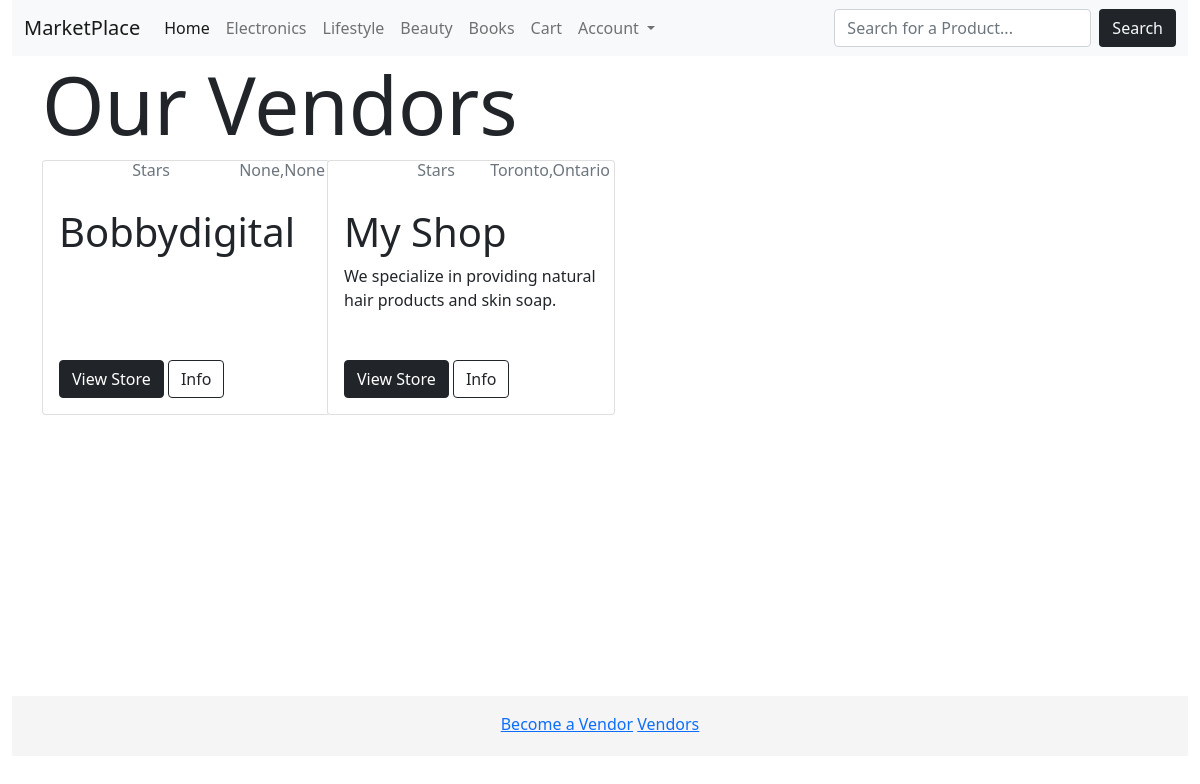
The app's page /vendors/ with its own data.
### product/models.py (models this page shows)
class Category(models.Model):
	title = models.CharField(max_length=255)
	slug = models.SlugField(max_length=255)
	ordering = models.IntegerField(default=0)
	class Meta:
		ordering = ['ordering']
	def __str__(self):
		return self.title

### vendor/models.py (models this page shows, shortened)
class Vendor(models.Model):
	owner = models.OneToOneField(User, related_name='vendor', on_delete=models.CASCADE)
	title = models.CharField(max_length=255,verbose_name='Store/Vendor Title')
	email = models.CharField(max_length=255, verbose_name='E-mail', blank=True,null=True)
	description = models.TextField(max_length=500,blank=True, null=True,verbose_name="Description")
	created = models.DateTimeField(auto_now_add=True, auto_now=False)
	updated = models.DateTimeField(auto_now_add=False, auto_now=True)
	views = models.IntegerField(default=0)
	city = models.CharField(max_length=255, blank=True, null=True, verbose_name="City")
	state = models.CharField(max_length=255,blank=True, null=True, verbose_name="State/Province")
	address1 = models.CharField(max_length=255, blank=True, null=True, verbose_name="Address Line 1")
	address2 = models.CharField(max_length=255, blank=True, null=True, verbose_name="Address Line 2")
	zipcode = models.CharField(max_length=8, blank=True, null=True, verbose_name='Zip/Postal Code')
	class Meta:
		ordering = ['title']

### vendor/views.py (the view)
# urls.py: path('',views.vendorList,name='vendorList'),
def vendorList(request):
	vendors = Vendor.objects.all()
	context = {
				'vendors':vendors
				}
	return render(request, 'vendor/vendorList.html', context)

### cart/cart.py (called while the page is built)
	def __len__(self):
		return sum(item['quantity'] for item in self.cart.values())

### cart/context_processors.py (called while the page is built)
def cart(request):
	return ({'cart':Cart(request)})

### product/context_processors.py (called while the page is built)
def menu_categories(request):
	categories = Category.objects.all()
	return {'menu_categories':categories}

def vendor_categories(request):
	pattern = r"\/vendors\/(\d+)"
	result = re.match(pattern, request.path)
	if result:
		print(result, result.group())
		vendor = result.group(1)
		print(vendor)
		vendor_categories = SubCategory.objects.filter(vendor=vendor)
		print(vendor_categories)
		return {'vendor_categories':vendor_categories}
	else:
		return {'vendor_categories':''}

### vendor/templates/vendor/vendorList.html (shortened to what this page needs)
{% extends 'site/main.html' %}
{% block content %}
<h1 class="display-1"> Our Vendors </h1>
<div class="row">
	{% if vendors %}
	{% for vendor in vendors %}
		<div class="col-3 " >
			<div class="card" style="width: 18rem">
				<div class="row">
					<div class="col">
						<h6 class="card-subtitle mb-2 p-1 text-muted text-end">Stars</h6>
					</div>
					<div class="col">
						<h6 class="card-subtitle mb-2 p-1 text-muted text-end">{{vendor.city}},{{vendor.state}}</h6>
					</div>
				</div>
			  <div class="card-body">
			    <h5 class="card-title display-6">{{vendor.title}}</h5>
			    <p class="card-text" style="min-height: 10vh;">{% if vendor.description %} {{vendor.description}}{% endif %}</p>
					<a class="btn btn-dark" href="{% url 'vendor' vendor.id %}">View Store</a>
					<a class="btn btn-outline-dark" href="{% url 'vendorInfo' vendor.id %}">Info</a>
			  </div>
			</div>
		</div>
	{% endfor %}
	{% endif %}
</div>
{% endblock %}

### base/templates/site/navbar.html (shortened to what this page needs)
<nav class="navbar navbar-expand-lg navbar-light bg-light">
  <div class="container-fluid">
    <a class="navbar-brand" href="/">MarketPlace</a>
    <div class="collapse navbar-collapse" id="navbarNav">
      <ul class="navbar-nav me-auto mb-2 mb-lg-0">
        <li class="nav-item">
          <a class="nav-link active" aria-current="page" href="/">Home</a>
        </li>
        {% for category in menu_categories %}
        <li class="nav-item">
          <a class="nav-link" href="{% url 'productCategory' category.slug %}">{{category}}</a>
        </li>
        {% endfor %}
        <li class="nav-item">
          <a href="{% url 'cart' %}" class="nav-link">Cart{% if cart %}({{cart|length}}){% endif %}</a>
        </li>
          <li class="nav-item dropdown">
          <a class="nav-link dropdown-toggle" href="#" id="navbarDarkDropdownMenuLink" role="button" data-bs-toggle="dropdown" aria-expanded="false">
            Account
          </a>
        </li>
      </ul>
        <form class="d-flex"method="GET" action="{% url 'search' %}">
            <input class="form-control me-2" type="text" class="input" placeholder="Search for a Product..." name="query">
            <button class="btn bg-dark text-light" type="submit" >Search</button>
        </form>
    </div>
  </div>
</nav>

### records on screen
Category: title "Electronics"
Category: title "Lifestyle"
Category: title "Beauty"
Category: title "Books"
Vendor: city "None", state "None", title "Bobbydigital"
Vendor: city "Toronto", state "Ontario", title "My Shop", description "We specialize in providing natural hair products and skin soap."
